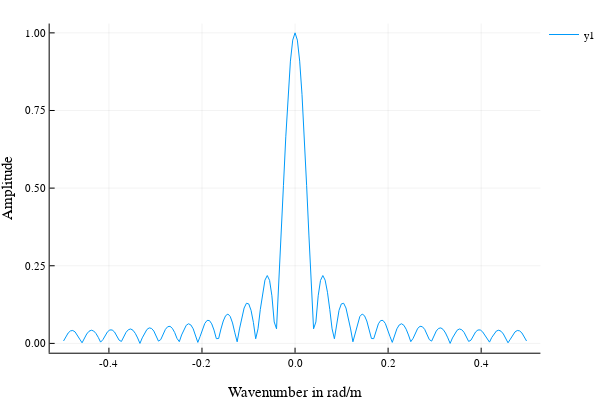

The notebook cell this image was saved under:
### Code cell
plot(fftshift(k),fftshift(abs.(fft(y)))/d/2, xlabel="Wavenumber in rad/m", ylabel="Amplitude")

### Figure 1 — Plotly figure (JSON) as saved in the notebook; plotly's stock layout.template omitted (floating-point values rounded to 4 significant figures; data arrays with more than 128 entries replaced by an {"elided": "..."} marker saying what was removed)
{"data": [{"colorbar": {"title": ""}, "legendgroup": "y1", "line": {"color": "rgba(0, 154, 250, 1.000)", "dash": "solid", "shape": "linear", "width": 1}, "mode": "lines", "name": "y1", "showlegend": true, "type": "scatter", "x": {"elided": "201 float values"}, "xaxis": "x1", "y": {"elided": "201 float values"}, "yaxis": "y1", "zmax": null, "zmin": null}], "layout": {"annotations": [], "height": 400, "legend": {"bgcolor": "rgba(255, 255, 255, 1.000)", "bordercolor": "rgba(0, 0, 0, 1.000)", "font": {"color": "rgba(0, 0, 0, 1.000)", "family": "sans-serif", "size": 11}, "tracegroupgap": 0, "x": 1, "y": 1}, "margin": {"b": 20, "l": 0, "r": 0, "t": 20}, "paper_bgcolor": "rgba(255, 255, 255, 1.000)", "plot_bgcolor": "rgba(255, 255, 255, 1.000)", "showlegend": true, "width": 600, "xaxis": {"anchor": "y1", "domain": [0.09128, 0.9934], "gridcolor": "rgba(0, 0, 0, 0.100)", "gridwidth": 0.5, "linecolor": "rgba(0, 0, 0, 1.000)", "mirror": false, "range": [-0.5274, 0.5274], "showgrid": true, "showline": true, "showticklabels": true, "tickangle": 0, "tickcolor": "rgb(0, 0, 0)", "tickfont": {"color": "rgba(0, 0, 0, 1.000)", "family": "sans-serif", "size": 11}, "tickmode": "array", "ticks": "inside", "ticktext": ["-0.4", "-0.2", "0.0", "0.2", "0.4"], "tickvals": [-0.4, -0.2, 0, 0.2, 0.4], "title": "Wavenumber in rad/m", "titlefont": {"color": "rgba(0, 0, 0, 1.000)", "family": "sans-serif", "size": 15}, "type": "-", "visible": true, "zeroline": false, "zerolinecolor": "rgba(0, 0, 0, 1.000)"}, "yaxis": {"anchor": "x1", "domain": [0.07581, 0.9902], "gridcolor": "rgba(0, 0, 0, 0.100)", "gridwidth": 0.5, "linecolor": "rgba(0, 0, 0, 1.000)", "mirror": false, "range": [-0.03, 1.03], "showgrid": true, "showline": true, "showticklabels": true, "tickangle": 0, "tickcolor": "rgb(0, 0, 0)", "tickfont": {"color": "rgba(0, 0, 0, 1.000)", "family": "sans-serif", "size": 11}, "tickmode": "array", "ticks": "inside", "ticktext": ["0.00", "0.25", "0.50", "0.75", "1.00"], "tickvals": [0, 0.25, 0.5, 0.75, 1], "title": "Amplitude", "titlefont": {"color": "rgba(0, 0, 0, 1.000)", "family": "sans-serif", "size": 15}, "type": "-", "visible": true, "zeroline": false, "zerolinecolor": "rgba(0, 0, 0, 1.000)"}}}
